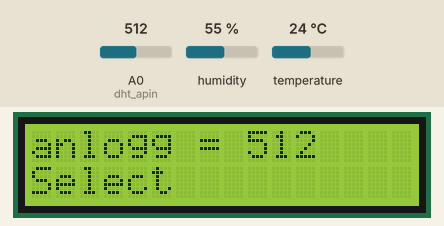
Recording of a sketch running on a simulated Arduino Uno, built with avr-gcc and run on an emulated ATmega328P. Parts: 16×2 character LCD. Inputs (shaded band) come from the test bench; at power-on: A0 (dht_apin) = 512, humidity 55 %, temperature 24 °C.

Above: at 1.2 s.
1.3 s: A0 (dht_apin) set to 484
At 2.6 s:
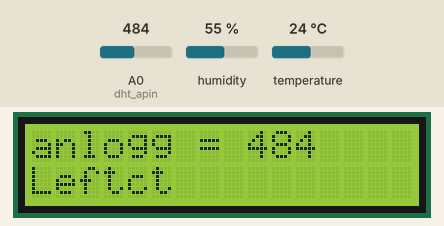
2.9 s: A0 (dht_apin) set to 340
At 3.7 s:
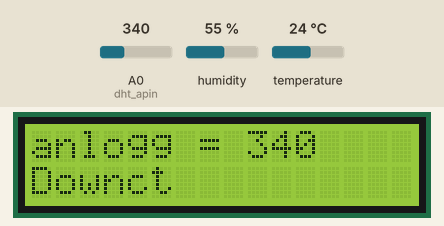
4.6 s: A0 (dht_apin) set to 122
At 5.8 s:
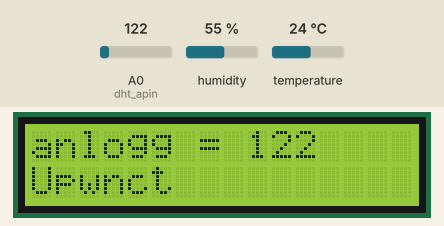
6.2 s: A0 (dht_apin) set to 40
At 7.6 s:
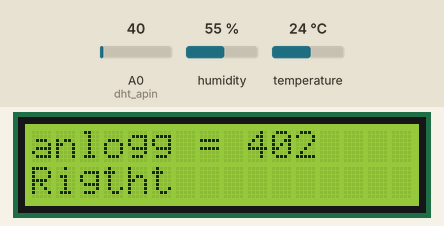
7.9 s: A0 (dht_apin) set to 60
At 8.6 s:
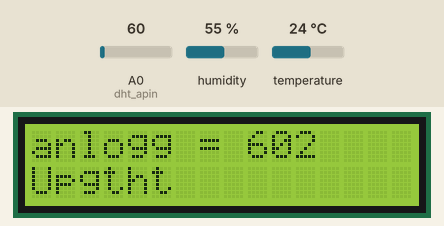
9.5 s: A0 (dht_apin) set to 306
At 10.6 s:
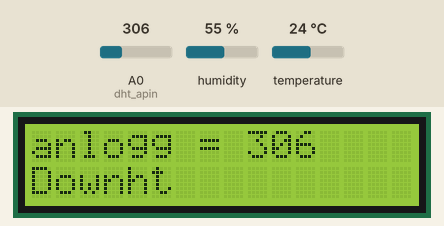
Timing chart, 0 to 12.2 s (numbered marks = the images above; inputs shaded):
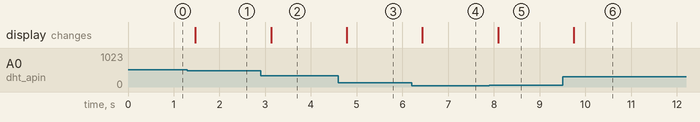

The sketch:

_______________________.ino
```cpp
#include <dht.h>
#define dht_apin A0 // Analog Pin sensor is connected to
#include <LiquidCrystal.h>

LiquidCrystal lcd(8, 9, 4, 5, 6, 7);
dht DHT;
void setup() {
  Serial.begin(9600);
  // set up the LCD's number of columns and rows:
  lcd.begin(16, 2);
  lcd.clear();
  // Print a message to the LCD.
  //lcd.print("hello, world!");
}

byte key(){
  // 1 - 719, 2 - 477, 3 - 131, 4 - 305, 5 - 0
  int val = analogRead(0);
  if (val < 50) return 5;
  else if (val < 150) return 3;
  else if (val < 350) return 4;
  else if (val < 500) return 2;
  else if (val < 800) return 1;
  else if (val < 1500) return 0;
}

void loop() {
  DHT.read11(dht_apin);
    lcd.setCursor(0, 0);
      lcd.print("anlogg = ");
      lcd.print(analogRead(0));
      /*lcd.print("Temperature");
      lcd.print(DHT.temperature);
      lcd.println("C");*/
    lcd.setCursor(0, 1);
      /*lcd.print("Humidity=");
      lcd.print(DHT.humidity);
      lcd.print("%");*/
      switch (key()){
        case 1:
          lcd.print("Select");
          break;
         case 2:
          lcd.print("Left");
          break;
         case 3:
          lcd.print("Up");
          break;
         case 4:
          lcd.print("Down");
          break;
         case 5:
          lcd.print("Rigth");
          break;
      }
  delay(250);
  // set the cursor to column 0, line 1
  // (note: line 1 is the second row, since counting begins with 0):
  //lcd.setCursor(0, 1);
  // print the number of seconds since reset:

}
```

Measured:
- the behaviour switches between 500 and 499 on A0 (dht_apin) (found by bisection; images 0 and 1)
- after the input at 1.3 s, the display: changes after 0.17 s (image 1)
- after the input at 2.9 s, the display: changes after 0.23 s (image 2)
- after the input at 4.6 s, the display: changes after 0.18 s (image 3)
- after the input at 6.2 s, the display: changes after 0.24 s (image 4)
- after the input at 7.9 s, the display: changes after 0.19 s (image 5)
- after the input at 9.5 s, the display: changes after 0.25 s (image 6)
